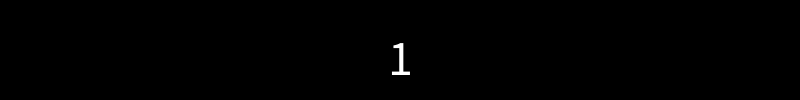
Frame 1 (no input)
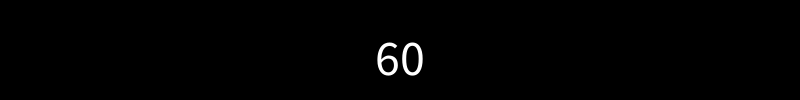
Frame 60 (the mouse pressed at the canvas centre just before this capture)
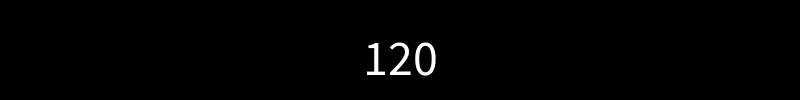
Frame 120 (the mouse held since frame 60 and released just before this capture)

The Processing sketch that drew these frames (run headless with seeded random() and noise(); from frame 60 on, the mouse is pressed at the canvas centre):

// Processing sketch: timing_example_1
// ── timing_example_1.pde
color c;

void setup() {
  size(800, 100);
  textAlign(CENTER);
  textSize(50);
  frameRate(60);
  noStroke();
}

void draw() {
  background(c);
  if (frameCount%2000 == 0) {    //if the remainder after dividing the current frame by 2000 is equal to 0...
    c = color(random(255), random(255), random(255));  //c is assigned a new random color
  }
  text(frameCount, width/2, height*.75);
}
